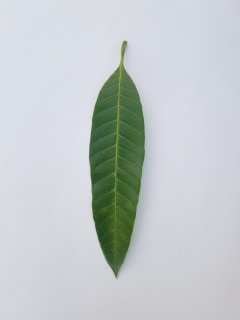
#> input picture images/Healthy/20211231_123105 (Custom).jpg, 240 x 320 px, found by its file name; its folder holds only this picture in this run
$ python resize_grayscale.py
#> lines starting #> are read from the running program, lines starting #| are printed output that depends on the picture
import cv2
import os

input_folder = 'C:/Users/cspau/Desktop/coisas do pc/Aprendendo Python/GitHub/leaf-diagnostic/images/Healthy/'

output_folder = 'C:/Users/cspau/Desktop/coisas do pc/Aprendendo Python/GitHub/leaf-diagnostic/image test/Healthy_resized_gray/'

os.makedirs(output_folder, exist_ok=True)

for filename in os.listdir(input_folder):
    if filename.endswith('.jpg'):
        input_path = os.path.join(input_folder, filename)
        image = cv2.imread(input_path)
#> image is the input picture: shape (320, 240, 3); mean B, G, R 202.6, 201, 195.4

        new_size = (256, 256)
        resized_image = cv2.resize(image, new_size)
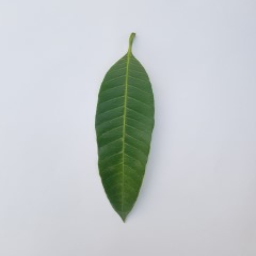
#> resized_image: shape (256, 256, 3); mean B, G, R 202.5, 201, 195.3

        gray_image = cv2.cvtColor(resized_image, cv2.COLOR_BGR2GRAY)
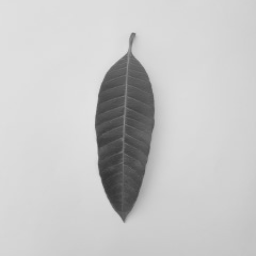
#> gray_image: shape (256, 256); min 52, max 228, mean 199.5

        output_path = os.path.join(output_folder, 'resized_gray_' + filename)
        cv2.imwrite(output_path, gray_image)

$ run again, on images/Healthy/20211231_124203 (Custom).jpg
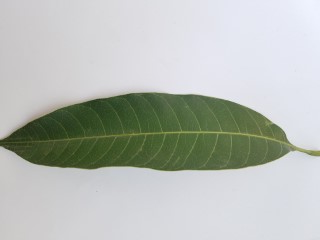
#> input picture images/Healthy/20211231_124203 (Custom).jpg, 320 x 240 px, found by its file name
#> image is the input picture: shape (240, 320, 3); mean B, G, R 183.1, 188.5, 184
#> `resized_image = cv2.resize(image, new_size)`:
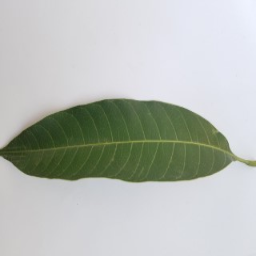
#> resized_image: shape (256, 256, 3); mean B, G, R 183.1, 188.5, 183.9
#> `gray_image = cv2.cvtColor(resized_image, cv2.COLOR_BGR2GRAY)`:
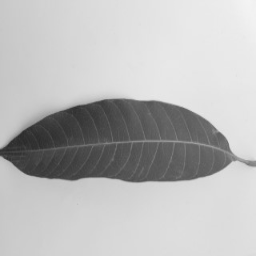
#> gray_image: shape (256, 256); min 42, max 244, mean 186.5

$ run again, on images/Healthy/20211231_124228 (Custom).jpg
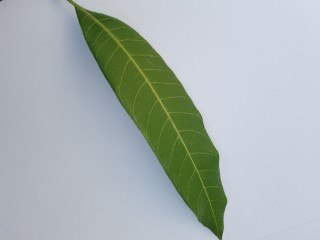
#> input picture images/Healthy/20211231_124228 (Custom).jpg, 320 x 240 px, found by its file name
#> image is the input picture: shape (240, 320, 3); mean B, G, R 177.8, 179.3, 169.6
#> `resized_image = cv2.resize(image, new_size)`:
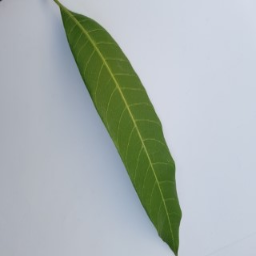
#> resized_image: shape (256, 256, 3); mean B, G, R 177.7, 179.3, 169.5
#> `gray_image = cv2.cvtColor(resized_image, cv2.COLOR_BGR2GRAY)`:
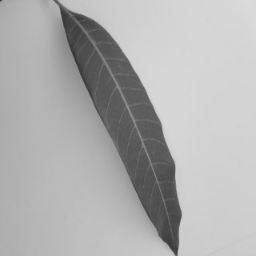
#> gray_image: shape (256, 256); min 49, max 219, mean 176.3

$ run again, on images/Healthy/20211231_124240 (Custom).jpg
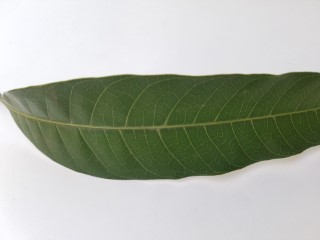
#> input picture images/Healthy/20211231_124240 (Custom).jpg, 320 x 240 px, found by its file name
#> image is the input picture: shape (240, 320, 3); mean B, G, R 164.4, 176.6, 171.1
#> `resized_image = cv2.resize(image, new_size)`:
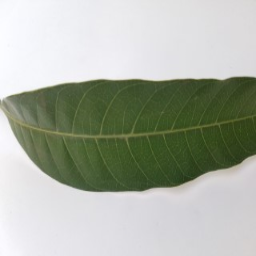
#> resized_image: shape (256, 256, 3); mean B, G, R 164.3, 176.5, 171.1
#> `gray_image = cv2.cvtColor(resized_image, cv2.COLOR_BGR2GRAY)`:
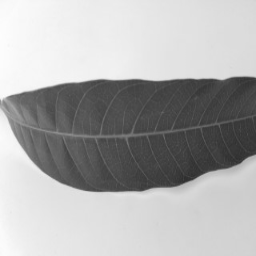
#> gray_image: shape (256, 256); min 46, max 253, mean 173.5

$ run again, on images/Healthy/20211231_123650 (Custom).jpg
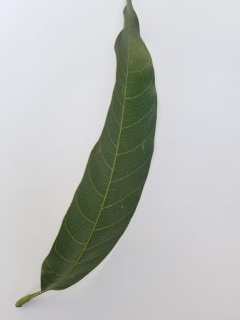
#> input picture images/Healthy/20211231_123650 (Custom).jpg, 240 x 320 px, found by its file name
#> image is the input picture: shape (320, 240, 3); mean B, G, R 187.3, 190.6, 188.1
#> `resized_image = cv2.resize(image, new_size)`:
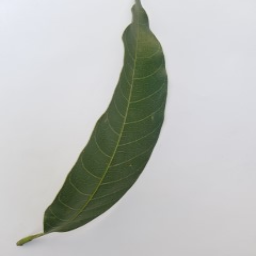
#> resized_image: shape (256, 256, 3); mean B, G, R 187.3, 190.6, 188
#> `gray_image = cv2.cvtColor(resized_image, cv2.COLOR_BGR2GRAY)`:
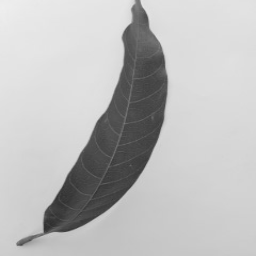
#> gray_image: shape (256, 256); min 47, max 239, mean 189.4
